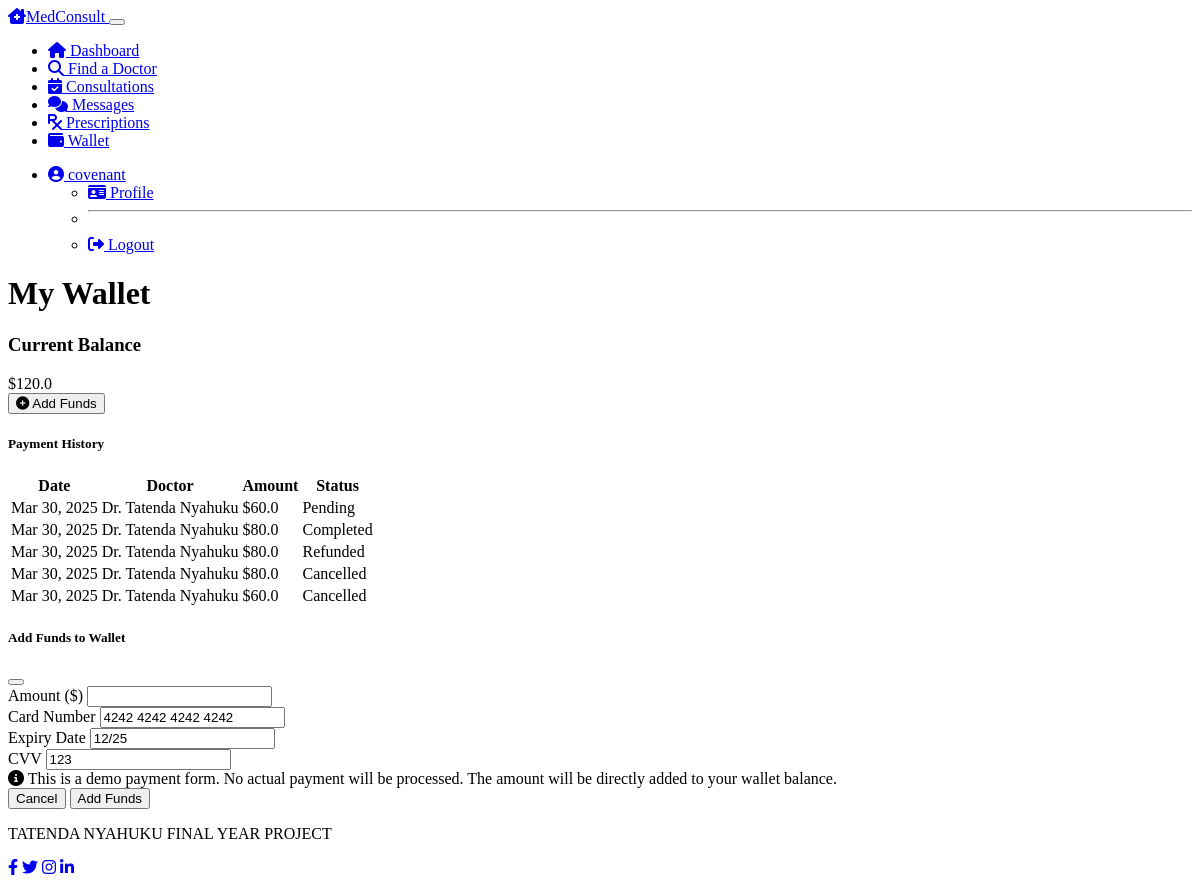
The app's page /patient/wallet (signed in), older data.
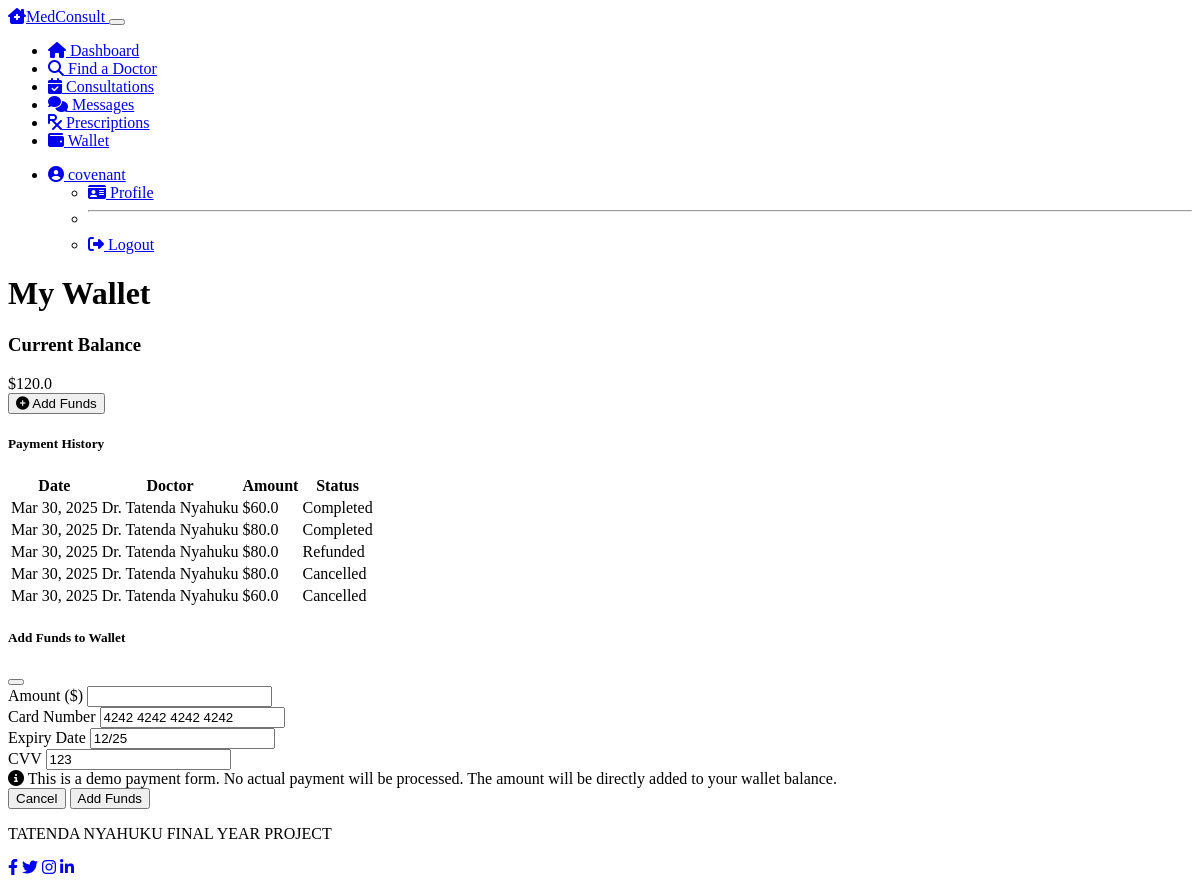
The same page, newer data.
### models.py (models this page shows, shortened)
class Payment(db.Model):
    __tablename__ = 'payments'
    id = db.Column(db.Integer, primary_key=True)
    consultation_id = db.Column(db.Integer, db.ForeignKey('consultations.id'), nullable=False)
    amount = db.Column(db.Float, nullable=False)
    status = db.Column(db.String(50), default='pending')  # pending, completed, refunded
    timestamp = db.Column(db.DateTime, default=datetime.utcnow)
    consultation = db.relationship('Consultation', foreign_keys=[consultation_id])

class Doctor(db.Model):
    __tablename__ = 'doctors'
    id = db.Column(db.Integer, primary_key=True)
    user_id = db.Column(db.Integer, db.ForeignKey('users.id'), nullable=False)
    first_name = db.Column(db.String(50), nullable=False)
    last_name = db.Column(db.String(50), nullable=False)
    specialty = db.Column(db.String(100), nullable=False)
    license_number = db.Column(db.String(50), nullable=False)
    qualifications = db.Column(db.Text, nullable=True)
    min_fee = db.Column(db.Float, nullable=False)
    max_fee = db.Column(db.Float, nullable=False)
    is_verified = db.Column(db.Boolean, default=False)
    consultations = db.relationship('Consultation', backref='doctor', lazy=True)

### routes.py (the view, shortened to what this page needs)
@app.route('/patient/wallet', methods=['GET', 'POST'])
@login_required
@patient_required
def patient_wallet():
    payments = Payment.query.join(Consultation).filter(
        Consultation.patient_id == current_user.patient.id
    ).order_by(Payment.timestamp.desc()).all()
    return render_template('patient/wallet.html',
                          title='My Wallet',
                          wallet_balance=current_user.patient.wallet_balance,
                          payments=payments)

### models.py (called while the page is built)
@login_manager.user_loader
def load_user(user_id):
    user = User.query.get(int(user_id))
    if user:
        return user
    return None

### routes.py (called while the page is built)
def patient_required(f):
    @wraps(f)
    def decorated_function(*args, **kwargs):
        if not current_user.is_authenticated or current_user.role != 'patient':
            flash('Access denied: Patient access required', 'danger')
            return redirect(url_for('login'))
        return f(*args, **kwargs)
    return decorated_function

### templates/patient/wallet.html (shortened to what the changed rows need)
{% extends "layout.html" %}
{% block content %}
<div class="row mb-4">
    <div class="col-12">
        <h1 class="mb-4">My Wallet</h1>
    </div>
</div>
<div class="row">
    <div class="col-md-8">
        <div class="card bg-dark text-light">
            <div class="card-body">
                {% if payments %}
                    <div class="table-responsive">
                        <table class="table table-dark table-striped">
                            <thead>
                                <tr>
                                    <th>Date</th>
                                    <th>Doctor</th>
                                    <th>Amount</th>
                                    <th>Status</th>
                                </tr>
                            </thead>
                            <tbody>
                                {% for payment in payments %}
                                    <tr>
                                        <td>{{ payment.timestamp.strftime('%b %d, %Y') }}</td>
                                        <td>Dr. {{ payment.consultation.doctor.first_name }} {{ payment.consultation.doctor.last_name }}</td>
                                        <td>${{ payment.amount }}</td>
                                        <td>
                                            {% if payment.status == 'pending' %}
                                                {% if payment.consultation.status == 'cancelled' %}
                                                    <span class="badge bg-secondary">Cancelled</span>
                                                {% else %}
                                                    <span class="badge bg-warning text-dark">Pending</span>
                                                {% endif %}
                                            {% elif payment.status == 'completed' %}
                                                <span class="badge bg-success">Completed</span>
                                            {% elif payment.status == 'refunded' %}
                                                <span class="badge bg-info">Refunded</span>
                                            {% endif %}
                                        </td>
                                    </tr>
                                {% endfor %}
                            </tbody>
                        </table>
                    </div>
                {% else %}
                    <div class="alert alert-info">
                        <i class="fas fa-info-circle me-2"></i>
                        No payment history yet.
                    </div>
                {% endif %}
            </div>
        </div>
    </div>
</div>
{% endblock %}

Row changes from the older to the newer data that the page shows:
changed Payment (number 1 of 5 on the later page): status "Pending" → "Completed"
